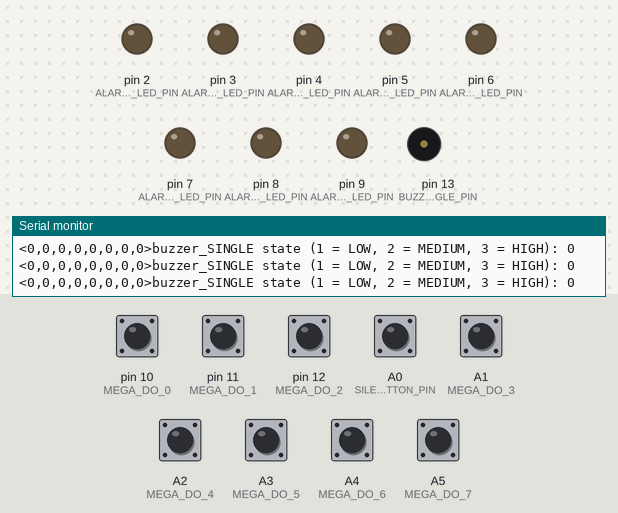
The sketch below on a simulated Arduino Uno, built with avr-gcc and run on an emulated ATmega328P. On the bench: output pins drawn as LEDs (lit = HIGH), buzzer (waves = sounding, pin HIGH), the last lines printed to the serial monitor. Inputs (shaded band) come from the test bench; at power-on: A0 (SILENCE_BUTTON_PIN), A1 (MEGA_DO_3), A2 (MEGA_DO_4), A3 (MEGA_DO_5), A4 (MEGA_DO_6), A5 (MEGA_DO_7), pin 10 (MEGA_DO_0), pin 11 (MEGA_DO_1), pin 12 (MEGA_DO_2) HIGH.

Above: at 1.2 s.
1.3 s: pin 10 (MEGA_DO_0) pulled LOW for 0.15 s
At 1.38 s:
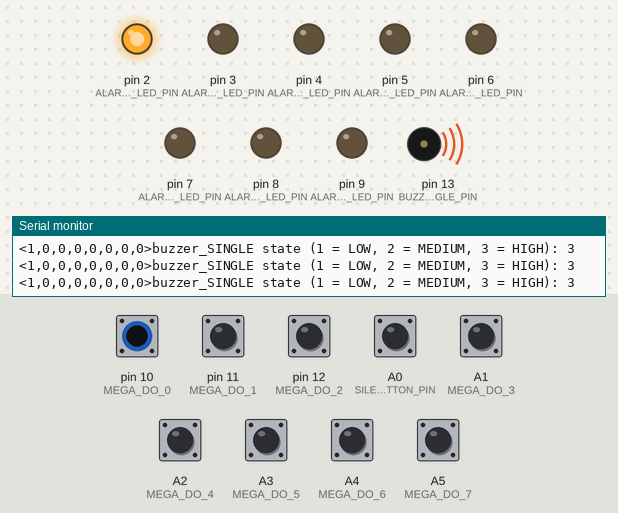
2.9 s: A2 (MEGA_DO_4) pulled LOW for 1 s
At 3.21 s:
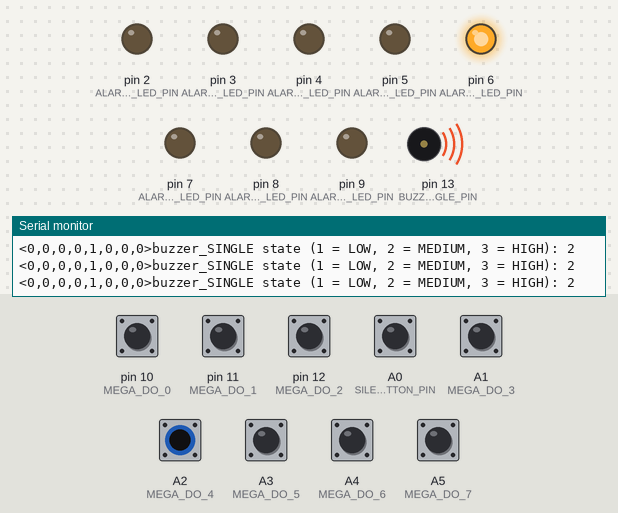
5.9 s: A5 (MEGA_DO_7) pulled LOW for 1 s
At 6.2 s:
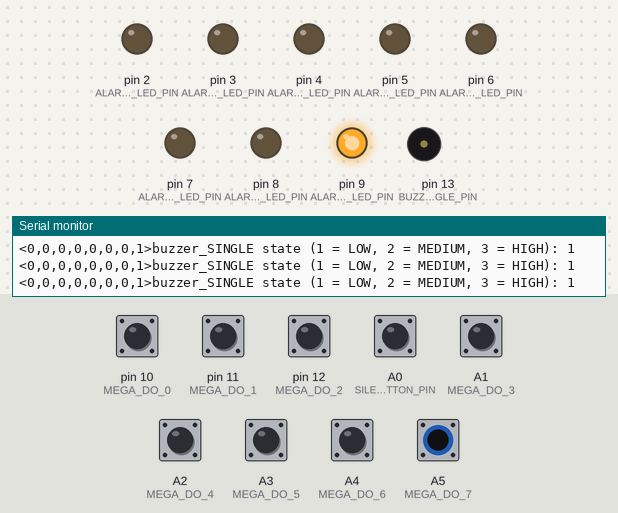
8.4 s: A3 (MEGA_DO_5) pulled LOW for 0.15 s
At 8.48 s:
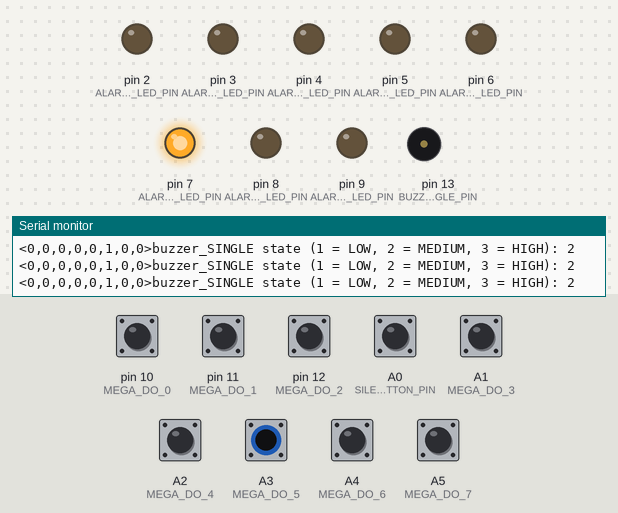
10.0 s: pin 11 (MEGA_DO_1) pulled LOW for 0.15 s
At 10.08 s:
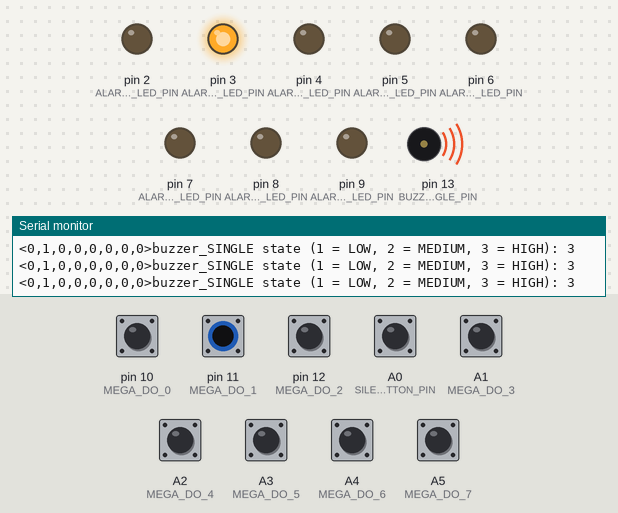
11.6 s: pin 12 (MEGA_DO_2) pulled LOW for 0.15 s
At 11.68 s:
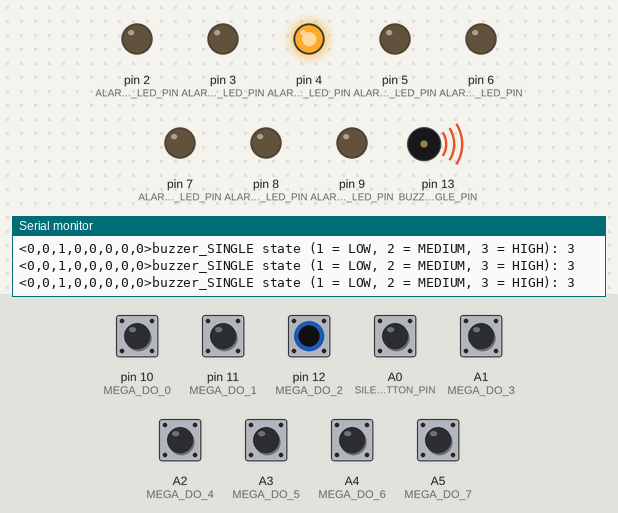
Timing chart, 0 to 14.2 s (numbered marks = the images above; inputs shaded):
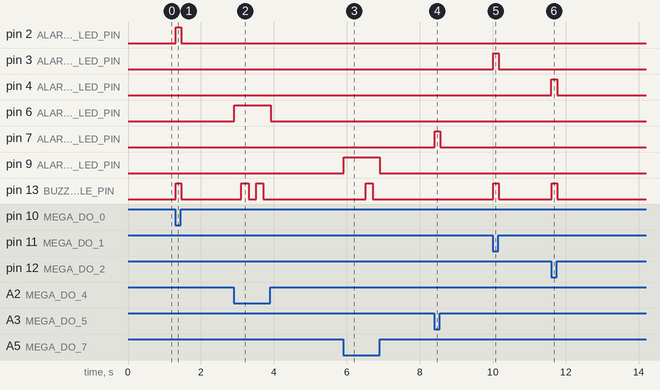

The sketch:

3_NANO_Alarm.ino
```cpp
bool alarm[] = {0,0,0,0,0,0,0,0};


//#include <SoftwareSerial.h>
//SoftwareSerial SerialMega(11,12); // RX, TX
//
//String command = "<0,0,0,0,0,0,0,0>";
//String packet_buffer = "";
//
//void getCommand() {
//  String received = readMega();
//  if (received[0] == '<') {packet_buffer = received;}
//  else {packet_buffer += received;}
//
//  if (packet_buffer[packet_buffer.length() - 1] == '>') {
//    command = packet_buffer;
//
//    // Parsing command
//    String txt = packet_buffer.substring(1,packet_buffer.length()-1);
//    int indexStart = 0;
//    int indexEnd = 0;
//    for(int i = 0; i<8; i++) {
//      indexEnd = txt.indexOf(",", indexStart);
//      alarm[i] = txt.substring(indexStart, indexEnd).toInt();
//      indexStart = indexEnd+1;
//      //Serial.println(String(i) + ": " + bufferq[i]);
//    }
//  }
//  Serial.println(command); Serial.flush();
//}
//
//String readMega() {
//  unsigned int timeout = 200;
//  unsigned long time_begin = millis();
//  bool quit = false;
//  String packet = "";
//
//  while (!quit){
//    if (SerialMega.available() > 0){
//      char x = SerialMega.read();
//      if (x == '>'){
//        packet += x;
//        quit = true;
//      } else {
//        if (x == '<'){packet = "";}
//        packet += x;
//      }
//    }
//    if (millis() - time_begin > timeout) {quit = true;}
//  }
//
//  return packet;
//}


#define MEGA_DO_0 10
#define MEGA_DO_1 11
#define MEGA_DO_2 12
#define MEGA_DO_3 A1
#define MEGA_DO_4 A2
#define MEGA_DO_5 A3
#define MEGA_DO_6 A4
#define MEGA_DO_7 A5

void getCommand_alt() {
  alarm[0] = !(digitalRead(MEGA_DO_0));
  alarm[1] = !(digitalRead(MEGA_DO_1));
  alarm[2] = !(digitalRead(MEGA_DO_2));
  alarm[3] = !(digitalRead(MEGA_DO_3));
  alarm[4] = !(digitalRead(MEGA_DO_4));
  alarm[5] = !(digitalRead(MEGA_DO_5));
  alarm[6] = !(digitalRead(MEGA_DO_6));
  alarm[7] = !(digitalRead(MEGA_DO_7));

  Serial.print("<" + String(alarm[0]));
  for (int i = 1; i < 8; i++) {
    Serial.print("," + String(alarm[i]));
  }
  Serial.print(">");
//  Serial.println();
}


#define BUZZER_SINGLE_PIN 13
unsigned long buzzer_SINGLE_begin = 0;
bool buzzer0_current_state, buzzer1_current_state, buzzer2_current_state = false;
byte buzzer_SINGLE_current_state, buzzer_SINGLE_prev_state = 0;   // 1 = HIGH, 2 = MEDIUM, 3 = LOW
void buzzer_SINGLE() {
  unsigned long now = millis();
  unsigned int buzzer_SINGLE_period = 1000;
  unsigned int buzzer_SINGLE_phase = 0;
  float buzzer_SINGLE_phase_normalized = 0.0;

  if (buzzer_SINGLE_current_state > 0 && buzzer_SINGLE_prev_state == 0) {
    buzzer_SINGLE_begin = millis();
  }

  // LOW alarm
  if (buzzer_SINGLE_current_state == 1 && buzzer_SINGLE_prev_state == 1) {
    buzzer_SINGLE_phase_normalized = (float(now - buzzer_SINGLE_begin)/800) - int((now - buzzer_SINGLE_begin)/800);
//    Serial.println(buzzer_SINGLE_phase_normalized); Serial.flush();
    if (buzzer_SINGLE_phase_normalized < 0.75) {buzzer_SINGLE_beep_off();}
    else {buzzer_SINGLE_beep_on();}
  }

  // MEDIUM alarm
  if (buzzer_SINGLE_current_state == 2 && buzzer_SINGLE_prev_state == 2) {
    buzzer_SINGLE_phase_normalized = (float(now - buzzer_SINGLE_begin)/400) - int((now - buzzer_SINGLE_begin)/400);
//    Serial.println(buzzer_SINGLE_phase_normalized); Serial.flush();
    if (buzzer_SINGLE_phase_normalized < 0.5) {buzzer_SINGLE_beep_off();}
    else {buzzer_SINGLE_beep_on();}
  }

  // HIGH alarm
  if (buzzer_SINGLE_current_state == 3 && buzzer_SINGLE_prev_state == 3) {
//    buzzer_SINGLE_phase_normalized = (float(now - buzzer_SINGLE_begin)/400) - int((now - buzzer_SINGLE_begin)/400);
    buzzer_SINGLE_phase_normalized = 1;
//    Serial.println(buzzer_SINGLE_phase_normalized); Serial.flush();
    if (buzzer_SINGLE_phase_normalized < 0.5) {buzzer_SINGLE_beep_off();}
    else {buzzer_SINGLE_beep_on();}
  }

  if (buzzer_SINGLE_current_state == 0 && buzzer_SINGLE_prev_state > 0) {
    buzzer_SINGLE_beep_off();
  }

  buzzer_SINGLE_prev_state = buzzer_SINGLE_current_state;
}
// Active buzzer
void buzzer_SINGLE_beep_on() {digitalWrite(BUZZER_SINGLE_PIN, HIGH);}
void buzzer_SINGLE_beep_off() {digitalWrite(BUZZER_SINGLE_PIN,LOW);}


//#define BUZZER_0_PIN A0
//unsigned long buzzer0_begin = 0;
//bool buzzer0_current_state, buzzer0_prev_state = false;
//void buzzer0() {
//  unsigned long now = millis();
//  unsigned int buzzer0_period = 1000;
//  unsigned int buzzer0_phase = 0;
//
//  if (buzzer0_current_state == true && buzzer0_prev_state == true) {
//    buzzer0_phase = (now - buzzer0_begin)% buzzer0_period;
//    if (buzzer0_phase < 250) {buzzer0_beep_off();}
//    else if (buzzer0_phase < 500) {buzzer0_beep_on();}
//    else if (buzzer0_phase < 750) {buzzer0_beep_off();}
//    else {buzzer0_beep_on();}
//  }
//  else if (buzzer0_current_state == true && buzzer0_prev_state == false) {
//    buzzer0_begin = millis();
//  }
//  else if (buzzer0_current_state == false && buzzer0_prev_state == true) {
//    buzzer0_beep_off();
//  }
//  buzzer0_prev_state = buzzer0_current_state;
//}
//// Active buzzer
//void buzzer0_beep_on() {digitalWrite(BUZZER_0_PIN, HIGH);}
//void buzzer0_beep_off() {digitalWrite(BUZZER_0_PIN,LOW);}
//
//
//#define BUZZER_1_PIN A1
//unsigned long buzzer1_begin = 0;
//bool buzzer1_current_state, buzzer1_prev_state = false;
//void buzzer1() {
//  unsigned long now = millis();
//  unsigned int buzzer1_period = 1000;
//  unsigned int buzzer1_phase = 0;
//
//  if (buzzer1_current_state == true && buzzer1_prev_state == true) {
//    buzzer1_phase = (now - buzzer1_begin)% buzzer1_period;
//    if (buzzer1_phase < 500) {buzzer1_beep_off();}
//    else {buzzer1_beep_on();}
//  }
//  else if (buzzer1_current_state == true && buzzer1_prev_state == false) {
//    buzzer1_begin = millis();
//  }
//  else if (buzzer1_current_state == false && buzzer1_prev_state == true) {
//    buzzer1_beep_off();
//  }
//  buzzer1_prev_state = buzzer1_current_state;
//}
//// Active buzzer
//void buzzer1_beep_on() {digitalWrite(BUZZER_1_PIN, HIGH);}
//void buzzer1_beep_off() {digitalWrite(BUZZER_1_PIN,LOW);}
//
//
//#define BUZZER_2_PIN 7
//unsigned long buzzer2_begin = 0;
//bool buzzer2_current_state, buzzer2_prev_state = false;
//void buzzer2() {
//  unsigned long now = millis();
//  unsigned int buzzer2_period = 1000;
//  unsigned int buzzer2_phase = 0;
//
//  if (buzzer2_current_state == true && buzzer2_prev_state == true) {
//    buzzer2_phase = (now - buzzer2_begin)% buzzer2_period;
//    if (buzzer2_phase < 250) {buzzer2_beep_off();}
//    else if (buzzer2_phase < 500) {buzzer2_beep_on();}
//    else if (buzzer2_phase < 750) {buzzer2_beep_off();}
//    else {buzzer2_beep_on();}
//  }
//  else if (buzzer2_current_state == true && buzzer2_prev_state == false) {
//    buzzer2_begin = millis();
//  }
//  else if (buzzer2_current_state == false && buzzer2_prev_state == true) {
//    buzzer2_beep_off();
//  }
//  buzzer2_prev_state = buzzer2_current_state;
//}
//// Active buzzer
//void buzzer2_beep_on() {digitalWrite(BUZZER_2_PIN, HIGH);}
//void buzzer2_beep_off() {digitalWrite(BUZZER_2_PIN,LOW);}


#define SILENCE_BUTTON_PIN A0
#define ALARM_0_LED_PIN 2
#define ALARM_1_LED_PIN 3
#define ALARM_2_LED_PIN 4
#define ALARM_3_LED_PIN 5
#define ALARM_4_LED_PIN 6
#define ALARM_5_LED_PIN 7
#define ALARM_6_LED_PIN 8
#define ALARM_7_LED_PIN 9

bool silence_state = false;
unsigned long silence_begin = 0;
unsigned long now_dummy = 0;
bool silence_button_dummy = 0;
#define silence_timeout 120000

void setup() {
  // Serial debug begin
  Serial.begin(115200);

  // Serial from mega begin
//  SerialMega.begin(115200);

  pinMode(SILENCE_BUTTON_PIN, INPUT_PULLUP);
  pinMode(ALARM_0_LED_PIN, OUTPUT);
  pinMode(ALARM_1_LED_PIN, OUTPUT);
  pinMode(ALARM_2_LED_PIN, OUTPUT);
  pinMode(ALARM_3_LED_PIN, OUTPUT);
  pinMode(ALARM_4_LED_PIN, OUTPUT);
  pinMode(ALARM_5_LED_PIN, OUTPUT);
  pinMode(ALARM_6_LED_PIN, OUTPUT);
  pinMode(ALARM_7_LED_PIN, OUTPUT);
  pinMode(BUZZER_SINGLE_PIN, OUTPUT);
//  pinMode(BUZZER_0_PIN, OUTPUT);
//  pinMode(BUZZER_1_PIN, OUTPUT);
//  pinMode(BUZZER_2_PIN, OUTPUT);

  pinMode(MEGA_DO_0, INPUT_PULLUP);
  pinMode(MEGA_DO_1, INPUT_PULLUP);
  pinMode(MEGA_DO_2, INPUT_PULLUP);
  pinMode(MEGA_DO_3, INPUT_PULLUP);
  pinMode(MEGA_DO_4, INPUT_PULLUP);
  pinMode(MEGA_DO_5, INPUT_PULLUP);
  pinMode(MEGA_DO_6, INPUT_PULLUP);
  pinMode(MEGA_DO_7, INPUT_PULLUP);
}


void loop() {
  // Get command line from SerialMega
//  getCommand();

  // (alternative) Get alarm signal from Mega digital write
  getCommand_alt();

  // Read alarm silence button
  now_dummy = millis();
  silence_button_dummy = !(digitalRead(SILENCE_BUTTON_PIN));

  if (silence_button_dummy && !silence_state && (now_dummy - silence_begin > 200)) {
    silence_state = true;
    silence_begin = millis();
  }

//  Serial.println(" sBtn_prssd: " + String(silence_button_dummy)
//                 + " | sStt: " + String(silence_state)
//                 + " | now: " + String(now_dummy - silence_begin));

  if (silence_button_dummy && silence_state && ((now_dummy - silence_begin) > 200)) {
    silence_state = false;
    silence_begin = millis();
  }

  // Silence timeout check
  if (now_dummy - silence_begin > silence_timeout) {silence_state = false;}
//  Serial.println("Silence state is: " + String(silence_state)); Serial.flush();

// Buzzer routine
  // Update buzzer state
  buzzer0_current_state = alarm[0] || alarm[1] || alarm[2] || alarm[3];   // alarm type HIGH
  buzzer1_current_state = alarm[4] || alarm[5] || alarm[6];   // alarm type MEDIUM
  buzzer2_current_state = alarm[7]; // alarm type LOW

  if (buzzer0_current_state) {buzzer_SINGLE_current_state = 3;}
  else if (buzzer1_current_state) {buzzer_SINGLE_current_state = 2;}
  else if (buzzer2_current_state) {buzzer_SINGLE_current_state = 1;}
  else {buzzer_SINGLE_current_state = 0;}

//  Serial.println("buzzer0 (HIGH) state: " + String(buzzer0_current_state)); Serial.flush();
//  Serial.println("buzzer1 (MEDIUM) state: " + String(buzzer1_current_state)); Serial.flush();
//  Serial.println("buzzer2 (LOW) state: " + String(buzzer2_current_state)); Serial.flush();
  Serial.println("buzzer_SINGLE state (1 = LOW, 2 = MEDIUM, 3 = HIGH): " + String(buzzer_SINGLE_current_state)); Serial.flush();

  if (silence_state) {
    buzzer_SINGLE_beep_off();
//    buzzer0_beep_off();
//    buzzer1_beep_off();
//    buzzer2_beep_off();
  } else {
    // Run buzzer
    buzzer_SINGLE();
//    buzzer0();
//    buzzer1();
//    buzzer2();
  }

  // Pass it to LED routine
  digitalWrite(ALARM_0_LED_PIN,alarm[0]);
  digitalWrite(ALARM_1_LED_PIN,alarm[1]);
  digitalWrite(ALARM_2_LED_PIN,alarm[2]);
  digitalWrite(ALARM_3_LED_PIN,alarm[3]);
  digitalWrite(ALARM_4_LED_PIN,alarm[4]);
  digitalWrite(ALARM_5_LED_PIN,alarm[5]);
  digitalWrite(ALARM_6_LED_PIN,alarm[6]);
  digitalWrite(ALARM_7_LED_PIN,alarm[7]);
}
```

Measured:
- after the input at 1.3 s, pin 2 (ALARM_0_LED_PIN), pin 13 (BUZZER_SINGLE_PIN): LOW → HIGH at once, → LOW 0.15 s later
- after the input at 2.9 s, pin 6 (ALARM_4_LED_PIN): LOW → HIGH at once, → LOW 1.0 s later; pin 13 (BUZZER_SINGLE_PIN): alternates HIGH for 0.20 s and LOW for 0.20 s, 4 changes in all, then stays LOW, starting after 0.21 s
- after the input at 5.9 s, pin 9 (ALARM_7_LED_PIN): LOW → HIGH at once, → LOW 1.0 s later; pin 13 (BUZZER_SINGLE_PIN): LOW → HIGH after 0.61 s, → LOW 0.20 s later
- after the input at 8.4 s, pin 7 (ALARM_5_LED_PIN): LOW → HIGH at once, → LOW 0.15 s later
- after the input at 10.0 s, pin 3 (ALARM_1_LED_PIN): LOW → HIGH at once, → LOW 0.15 s later; pin 13 (BUZZER_SINGLE_PIN): LOW → HIGH at once, → LOW 0.14 s later
- after the input at 11.6 s, pin 4 (ALARM_2_LED_PIN), pin 13 (BUZZER_SINGLE_PIN): LOW → HIGH at once, → LOW 0.15 s later
